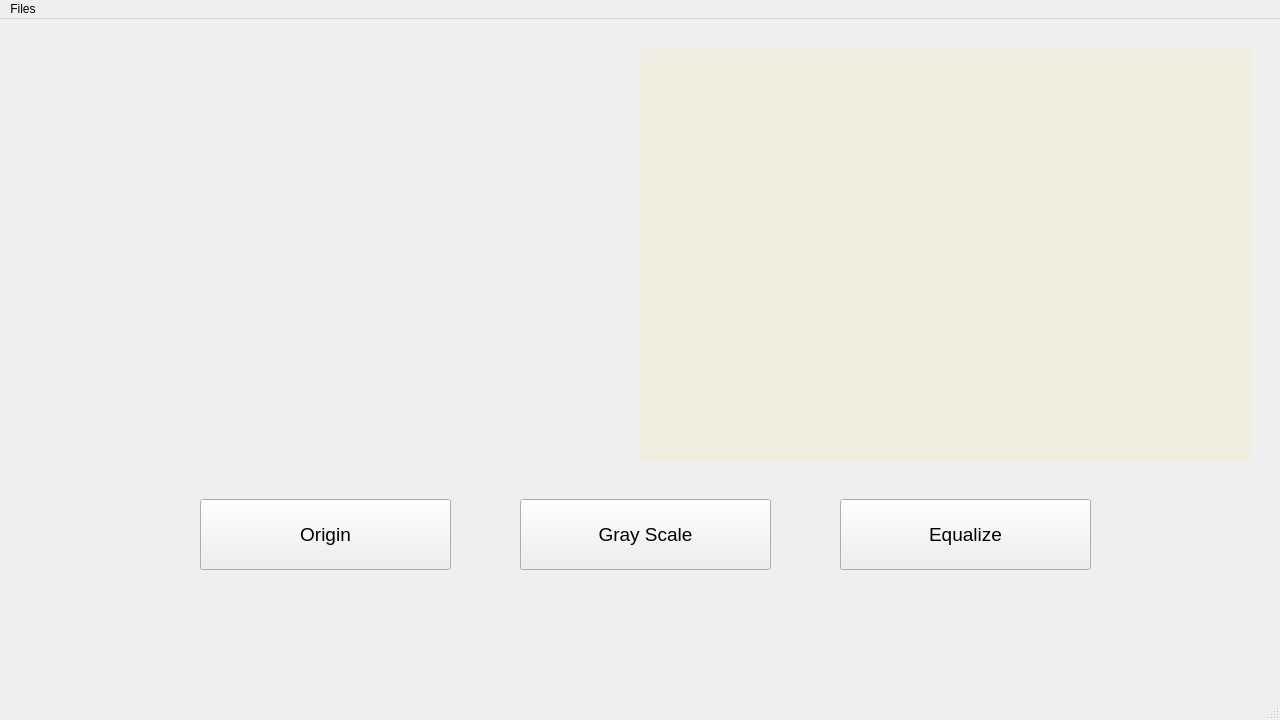
<?xml version="1.0" encoding="UTF-8"?>
<ui version="4.0">
 <class>MainWindow</class>
 <widget class="QMainWindow" name="MainWindow">
  <property name="geometry">
   <rect>
    <x>0</x>
    <y>0</y>
    <width>1280</width>
    <height>720</height>
   </rect>
  </property>
  <property name="minimumSize">
   <size>
    <width>1280</width>
    <height>720</height>
   </size>
  </property>
  <property name="maximumSize">
   <size>
    <width>1280</width>
    <height>720</height>
   </size>
  </property>
  <property name="windowTitle">
   <string>Image Histogram Equalization</string>
  </property>
  <widget class="QWidget" name="centralwidget">
   <widget class="QWidget" name="horizontalLayoutWidget">
    <property name="geometry">
     <rect>
      <x>20</x>
      <y>30</y>
      <width>1231</width>
      <height>411</height>
     </rect>
    </property>
    <layout class="QHBoxLayout" name="horizontalLayout">
     <item>
      <widget class="QCustomPlot" name="plotWidget" native="true"/>
     </item>
     <item>
      <widget class="QLabel" name="imageViewer">
       <property name="autoFillBackground">
        <bool>false</bool>
       </property>
       <property name="styleSheet">
        <string notr="true">border-color: rgb(255, 76, 6);
background-color: rgb(238, 237, 223);</string>
       </property>
       <property name="text">
        <string/>
       </property>
      </widget>
     </item>
    </layout>
   </widget>
   <widget class="QPushButton" name="pushButton_4">
    <property name="geometry">
     <rect>
      <x>200</x>
      <y>480</y>
      <width>251</width>
      <height>71</height>
     </rect>
    </property>
    <property name="minimumSize">
     <size>
      <width>0</width>
      <height>0</height>
     </size>
    </property>
    <property name="font">
     <font>
      <pointsize>14</pointsize>
     </font>
    </property>
    <property name="text">
     <string>Origin</string>
    </property>
   </widget>
   <widget class="QPushButton" name="pushButton_2">
    <property name="geometry">
     <rect>
      <x>520</x>
      <y>480</y>
      <width>251</width>
      <height>71</height>
     </rect>
    </property>
    <property name="font">
     <font>
      <pointsize>14</pointsize>
     </font>
    </property>
    <property name="text">
     <string>Gray Scale</string>
    </property>
   </widget>
   <widget class="QPushButton" name="pushButton_3">
    <property name="geometry">
     <rect>
      <x>840</x>
      <y>480</y>
      <width>251</width>
      <height>71</height>
     </rect>
    </property>
    <property name="font">
     <font>
      <pointsize>14</pointsize>
     </font>
    </property>
    <property name="text">
     <string>Equalize</string>
    </property>
   </widget>
   <widget class="QLabel" name="labelWarn">
    <property name="geometry">
     <rect>
      <x>200</x>
      <y>580</y>
      <width>891</width>
      <height>71</height>
     </rect>
    </property>
    <property name="font">
     <font>
      <pointsize>15</pointsize>
     </font>
    </property>
    <property name="text">
     <string/>
    </property>
    <property name="alignment">
     <set>Qt::AlignCenter</set>
    </property>
   </widget>
  </widget>
  <widget class="QMenuBar" name="menubar">
   <property name="geometry">
    <rect>
     <x>0</x>
     <y>0</y>
     <width>1280</width>
     <height>26</height>
    </rect>
   </property>
   <widget class="QMenu" name="menuFiles">
    <property name="title">
     <string>Files</string>
    </property>
    <addaction name="actionOpenFile"/>
    <addaction name="separator"/>
    <addaction name="actionExit"/>
   </widget>
   <addaction name="menuFiles"/>
  </widget>
  <widget class="QStatusBar" name="statusbar"/>
  <action name="actionOpenFile">
   <property name="text">
    <string>Open</string>
   </property>
  </action>
  <action name="actionExit">
   <property name="text">
    <string>Exit</string>
   </property>
  </action>
 </widget>
 <customwidgets>
  <customwidget>
   <class>QCustomPlot</class>
   <extends>QWidget</extends>
   <header>qcustomplot-source/qcustomplot.h</header>
   <container>1</container>
  </customwidget>
 </customwidgets>
 <resources/>
 <connections>
  <connection>
   <sender>pushButton_2</sender>
   <signal>clicked()</signal>
   <receiver>MainWindow</receiver>
   <slot>GrayScale()</slot>
   <hints>
    <hint type="sourcelabel">
     <x>941</x>
     <y>561</y>
    </hint>
    <hint type="destinationlabel">
     <x>340</x>
     <y>627</y>
    </hint>
   </hints>
  </connection>
  <connection>
   <sender>pushButton_3</sender>
   <signal>clicked()</signal>
   <receiver>MainWindow</receiver>
   <slot>Equalize()</slot>
   <hints>
    <hint type="sourcelabel">
     <x>681</x>
     <y>561</y>
    </hint>
    <hint type="destinationlabel">
     <x>273</x>
     <y>666</y>
    </hint>
   </hints>
  </connection>
  <connection>
   <sender>pushButton_4</sender>
   <signal>clicked()</signal>
   <receiver>MainWindow</receiver>
   <slot>ShowOriginImage()</slot>
   <hints>
    <hint type="sourcelabel">
     <x>294</x>
     <y>545</y>
    </hint>
    <hint type="destinationlabel">
     <x>141</x>
     <y>530</y>
    </hint>
   </hints>
  </connection>
 </connections>
 <slots>
  <slot>ShowHistogram()</slot>
  <slot>GrayScale()</slot>
  <slot>Equalize()</slot>
  <slot>ShowOriginImage()</slot>
 </slots>
</ui>
